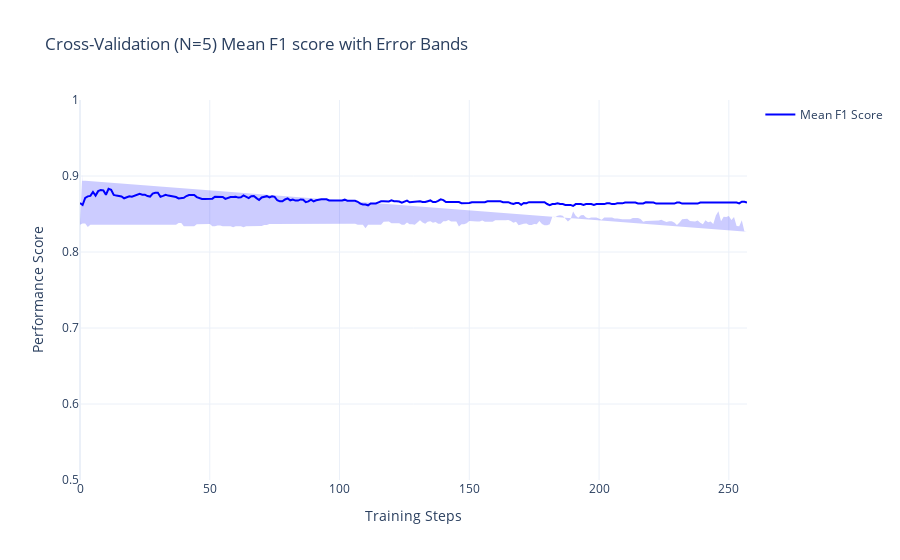
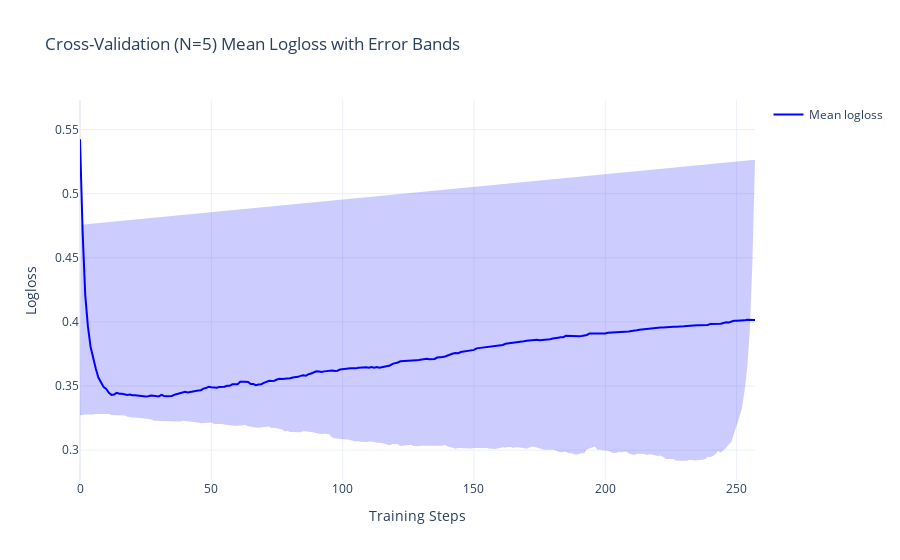

The notebook cell these images were saved under, in order:
### Code cell
from ARISA_DSML.train import train
params = joblib.load(best_params_path)
experiment_id = get_or_create_experiment("heart_full_training")
mlflow.set_experiment(experiment_id=experiment_id)
cv_results = pd.read_csv(cv_output_path)
model_path, model_params_path = train(X_train, y_train, params, cv_results=cv_results)

### Figure 1 — Plotly figure (JSON) as saved in the notebook; plotly's stock layout.template omitted (floating-point values rounded to 4 significant figures; data arrays with more than 128 entries replaced by an {"elided": "..."} marker saying what was removed)
{"data": [{"line": {"color": "blue"}, "mode": "lines", "name": "Mean F1 Score", "type": "scatter", "x": {"elided": "258 int values"}, "y": {"elided": "258 float values"}}, {"fill": "toself", "fillcolor": "rgba(0, 0, 255, 0.2)", "line": {"color": "rgba(255, 255, 255, 0)"}, "showlegend": false, "type": "scatter", "x": {"elided": "516 float values"}, "y": {"elided": "516 float values"}}], "layout": {"title": {"text": "Cross-Validation (N=5) Mean F1 score with Error Bands"}, "xaxis": {"title": {"text": "Training Steps"}}, "yaxis": {"range": [0.5, 1], "title": {"text": "Performance Score"}}}}

### Figure 2 — Plotly figure (JSON) as saved in the notebook; plotly's stock layout.template omitted (floating-point values rounded to 4 significant figures; data arrays with more than 128 entries replaced by an {"elided": "..."} marker saying what was removed)
{"data": [{"line": {"color": "blue"}, "mode": "lines", "name": "Mean logloss", "type": "scatter", "x": {"elided": "258 int values"}, "y": {"elided": "258 float values"}}, {"fill": "toself", "fillcolor": "rgba(0, 0, 255, 0.2)", "line": {"color": "rgba(255, 255, 255, 0)"}, "showlegend": false, "type": "scatter", "x": {"elided": "516 float values"}, "y": {"elided": "516 float values"}}], "layout": {"title": {"text": "Cross-Validation (N=5) Mean Logloss with Error Bands"}, "xaxis": {"title": {"text": "Training Steps"}}, "yaxis": {"title": {"text": "Logloss"}}}}
